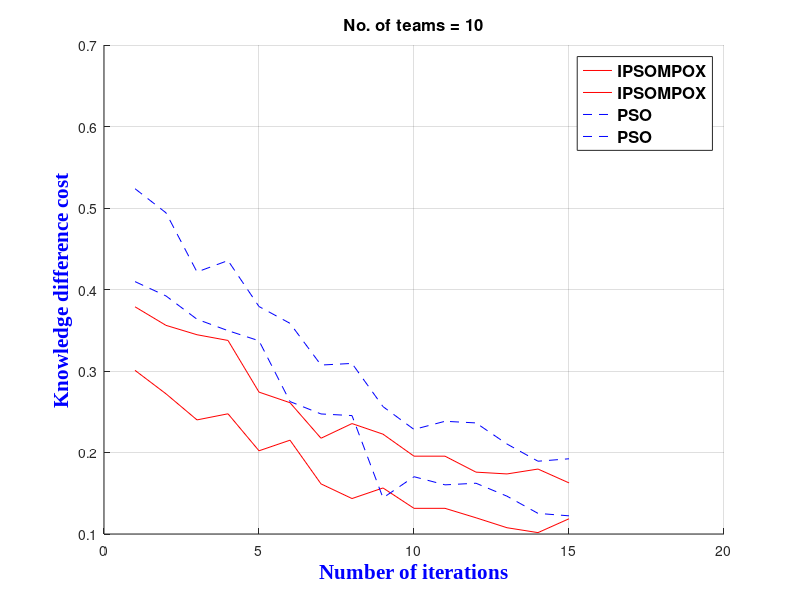

Reproduce this figure in MATLAB.
%G?n?ration de quatre fonctions cosinus
IPSOMPOXMAX=[1 0.3788;2 0.356;3 0.3445;4 0.3375;5 0.2741;6 0.2611;7 0.2175;8 0.2355;9 0.2225;10 0.1955;11 0.1955;12 0.1759;13 0.1737;14 0.1797;15 0.1627];
IPSOMPOXMIN=[1 0.3008;2 0.272;3 0.240;4 0.2475;5 0.2021;6 0.2151;7 0.1615;8 0.1435;9 0.1565;10 0.1315;11 0.1315;12 0.1199;13 0.1077;14 0.1017;15 0.1187];
PSOMAX=[1 0.5237;2 0.4941;3 0.4215;4 0.4355;5 0.3791;6 0.3585;7 0.3073;8 0.3093;9 0.2563;10 0.2283;11 0.2383;12 0.2363;13 0.2104;14 0.1893;15 0.1923];
PSOMIN=[1 0.4097;2 0.3921;3 0.3635;4 0.3495;5 0.3371;6 0.2625;7 0.2473;8 0.2453;9 0.1443;10 0.1703;11 0.1603;12 0.1623;13 0.1464;14 0.1253;15 0.1223];
grid
%axis([50 2.5 -5 13])
hold
plot(IPSOMPOXMAX(:,1),IPSOMPOXMAX(:,2),'r');
plot(IPSOMPOXMIN(:,1),IPSOMPOXMIN(:,2),'r');
plot(PSOMAX(:,1),PSOMAX(:,2),'b','linestyle','--');
plot(PSOMIN(:,1),PSOMIN(:,2),'b','linestyle','--');
% La fonction plot fonctionne par paire: on indique d'abord le vecteur en abscisse puis le vecteur en ordonn?e.
% On peut par la suite rajouter une couleur ou un style en utilisant un code entre les ''. 
%Ces codes sont r?sum?s en fin de tutoriel (menututo.com) 

title({'No. of teams = 10'},...    %L?gende du trac? avec le texte ? afficher se trouvant entre {}
      'FontSize',12,'FontWeight','bold')
% L'option Location indique l'emplacement de la l?gende dans la figure
% L'option FontSize indique la taille de la police
% L'option FontWeight permet de mettre le texte en gras en ?crivant 'bold' ? la suite
legend({'IPSOMPOX','IPSOMPOX','PSO','PSO'},'Location','northeast',...    %L?gende du trac? avec le texte ? afficher se trouvant entre {}
      'FontSize',12,'FontWeight','bold')
  
xlabel('Number of iterations','FontSize',15,...              %Nom de l'axe des abscisses du trac?
       'FontWeight','bold','FontName',...
       'Times New Roman','Color','b')
ylabel('Knowledge difference cost','FontSize',15,...      %Nom de l'axe des ordonn?es du trac?
       'FontWeight','bold','FontName',...
       'Times New Roman','Color','b')